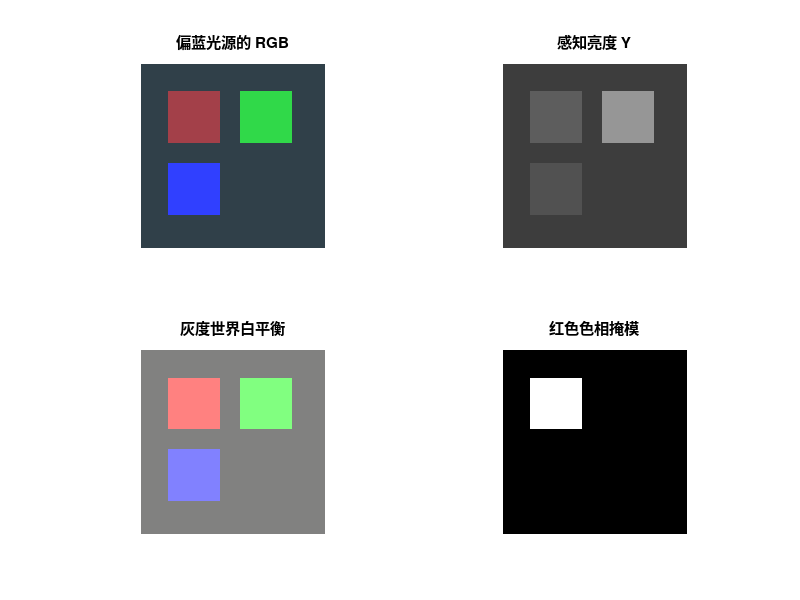

The MATLAB source for this figure:
%% 08-color-space.m | 色彩空间转换 / 颜色分割 / 灰度世界白平衡
%% GNU Octave，零第三方依赖；合成图像，无需任何外部文件
clear; close all; clc;
SHOW = ~strcmp(getenv("IP_HEADLESS"), "1");
% ---- 参数区 ----
N = 128; target = 0.60;
% ---- 造图：偏蓝光源下的红、绿、蓝色块 ----
rgb = 0.25 * ones(N, N, 3);
rgb(20:55, 20:55, 1) = 0.85;                 % 红块（被蓝色光源压暗）
rgb(20:55, 70:105, 2) = 0.85;                % 绿块
rgb(70:105, 20:55, 3) = 0.95;                % 蓝块
rgb(:,:,1) = rgb(:,:,1) * 0.75;              % 模拟偏蓝光源
rgb(:,:,3) = min(rgb(:,:,3) * 1.15, 1);
% ---- 算法 1：感知亮度 ----
Y = 0.299*rgb(:,:,1) + 0.587*rgb(:,:,2) + 0.114*rgb(:,:,3);
% ---- 算法 2：手写 RGB -> HSV ----
r = rgb(:,:,1); g = rgb(:,:,2); b = rgb(:,:,3);
mx = max(rgb, [], 3); mn = min(rgb, [], 3); d = mx - mn;
h = zeros(N, N);
idx = d > 0 & mx == r; h(idx) = mod((g(idx)-b(idx))./d(idx), 6);
idx = d > 0 & mx == g; h(idx) = (b(idx)-r(idx))./d(idx) + 2;
idx = d > 0 & mx == b; h(idx) = (r(idx)-g(idx))./d(idx) + 4;
h = h / 6;  s = d ./ (mx + eps);  v = mx;
% ---- 算法 3：灰度世界白平衡 ----
means = squeeze(mean(mean(rgb, 1), 2));
gain = target ./ means;
bal = rgb;
for ch = 1:3, bal(:,:,ch) = min(rgb(:,:,ch) * gain(ch), 1); end
new_means = squeeze(mean(mean(bal, 1), 2));
% ---- 算法 4：按色相分割红色（色相是环形量）----
mask = (h < 0.05 | h > 0.95) & s > 0.3 & v > 0.3;
% ---- 数值验证 ----
printf("灰度化 Y: mean=%.4f min=%.4f max=%.4f\n", mean(Y(:)), min(Y(:)), max(Y(:)));
printf("HSV 范围: H[%.3f,%.3f] S[%.3f,%.3f] V[%.3f,%.3f]\n", ...
       min(h(:)), max(h(:)), min(s(:)), max(s(:)), min(v(:)), max(v(:)));
printf("三通道均值（偏色）: %.4f %.4f %.4f\n", means(1), means(2), means(3));
printf("白平衡增益: %.4f %.4f %.4f\n", gain(1), gain(2), gain(3));
printf("白平衡后均值: %.4f %.4f %.4f（三通道被拉齐到 %.2f 附近）\n", ...
       new_means(1), new_means(2), new_means(3), target);
printf("红色掩模命中像素 = %d / %d（红块约 36x36=1296）\n", sum(mask(:)), N*N);
% ---- 可视化 ----
if SHOW
  figure("name", "08 彩色处理");
  subplot(2, 2, 1); imagesc(rgb); axis image off; title("偏蓝光源的 RGB");
  subplot(2, 2, 2); imagesc(Y, [0 1]); colormap gray; axis image off; title("感知亮度 Y");
  subplot(2, 2, 3); imagesc(bal); axis image off; title("灰度世界白平衡");
  subplot(2, 2, 4); imagesc(mask, [0 1]); axis image off; title("红色色相掩模");
end
